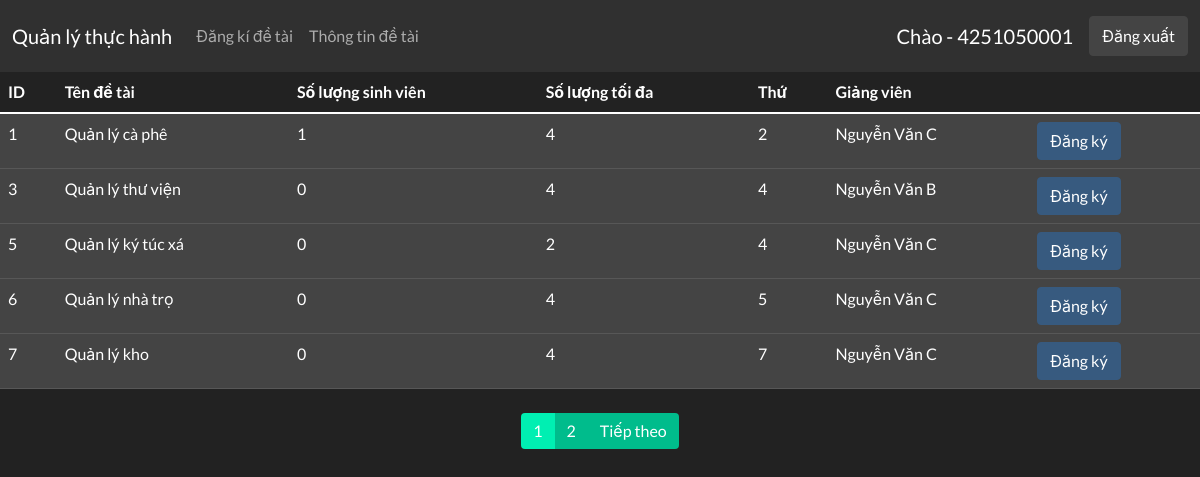
The page /dk_detai.php (signed in) on the database its author committed.
### tables this page shows
CREATE TABLE IF NOT EXISTS `detai` (
  `id` mediumint(9) NOT NULL AUTO_INCREMENT,
  `tendetai` varchar(30) NOT NULL,
  `soluongsv` tinyint(4) NOT NULL,
  `soluongtoida` tinyint(4) NOT NULL,
  `thu` tinyint(4) NOT NULL,
  `magv` varchar(4) NOT NULL,
  PRIMARY KEY (`id`),
  KEY `magv` (`magv`)
);

CREATE TABLE IF NOT EXISTS `giangvien` (
  `magv` varchar(4) NOT NULL,
  `matkhau` text NOT NULL,
  `hoten` varchar(50) NOT NULL,
  `ngaysinh` date NOT NULL,
  `gioitinh` tinyint(1) NOT NULL,
  `quequan` varchar(50) NOT NULL,
  `email` varchar(50) NOT NULL,
  PRIMARY KEY (`magv`)
);

### dk_detai.php (the view, shortened to what this page needs)
<?php
$conn = mysqli_connect('localhost', 'root', '', 'qlthuchanh') or die('Lỗi kết nối');
mysqli_query($conn, "set names 'utf8'");
?>
<!DOCTYPE html>
<html lang="en">
<head>
    <link rel="stylesheet" href="css/bootstrap.css">
</head>
<body>
    <?php include('header.php') ?>
    <table class="table table-hover">
        <thead>
            <tr>
                <th scope="col">ID</th>
                <th scope="col">Tên đề tài</th>
                <th scope="col">Số lượng sinh viên</th>
                <th scope="col">Số lượng tối đa</th>
                <th scope="col">Thứ</th>
                <th scope="col">Giảng viên</th>
                <th scope="col"></th>
            </tr>
        </thead>
        <tbody>
            <?php
            $limit = 5;
            $result = mysqli_query($conn, 'select count(id) as total from detai');
            $row = mysqli_fetch_assoc($result);
            $total_records = $row['total'];
            $current_page = isset($_GET['page']) ? $_GET['page'] : 1;
            $total_page = ceil($total_records / $limit);
            $start = ($current_page - 1) * $limit;
            $result = mysqli_query($conn, "SELECT * FROM detai LIMIT $start, $limit");
            while ($row = mysqli_fetch_assoc($result)) {
                if ($row['soluongsv'] < $row['soluongtoida']) {
                    echo "<tr class='table-secondary'>";
                    echo "<td>" . $row['id'] . "</td>";
                    echo "<td>" . $row['tendetai'] . "</td>";
                    echo "<td>" . $row['soluongsv'] . "</td>";
                    echo "<td>" . $row['soluongtoida'] . "</td>";
                    echo "<td>" . $row['thu'] . "</td>";
                    $query_gv = mysqli_query($conn, "Select * from giangvien where magv= '" . $row['magv'] . "'");
                    $gv = mysqli_fetch_array($query_gv);
                    echo "<td>" . $gv['hoten'] . "</td>";
                    echo "<td><a class='btn btn-primary' href='dk_detai?id=" . $row['id'] . "'>Đăng ký</a></td>";
                    echo "</tr>";
                }
            }
            ?>
        </tbody>
    </table>
    <div class="m-4">
        <nav>
            <ul class="pagination justify-content-center">
                <?php
                for ($i = 1; $i <= $total_page; $i++) {
                    if ($i == $current_page) {
                        echo '<li class="page-item active"><span class="page-link">' . $i . '</span></li>';
                    } else {
                        echo '<li class="page-item"><a class="page-link" href="dk_detai.php?page=' . $i . '">' . $i . '</a></li>';
                    }
                }
                if ($current_page < $total_page && $total_page > 1) {
                    echo '<li class="page-item"><a class="page-link" href="dk_detai.php?page=' . ($current_page + 1) . '">Tiếp theo</a></li>';
                }
                ?>
            </ul>
        </nav>
    </div>
</body>
</html>

### header.php (shortened to what this page needs)
<html xmlns="http://www.w3.org/1999/xhtml">
<body>
    <nav class="navbar navbar-expand-lg navbar-dark bg-dark">
        <div class="container-fluid">
            <a class="navbar-brand" href="<?php echo $_SERVER['PHP_SELF']; ?>">Quản lý thực hành</a>
            <div class="collapse navbar-collapse" id="navbarColor02">
                <ul class="navbar-nav me-auto">
                    <li class="nav-item">
                        <a class="nav-link" href="dk_detai.php">Đăng kí đề tài</a>
                    </li>
                    <li class="nav-item">
                        <a class="nav-link" href="info_detai.php">Thông tin đề tài</a>
                    </li>
                </ul>
                <form class="d-flex" method="POST">
                    <a class="navbar-brand" href="info.php">Chào - <?php echo $_SESSION['username'] ?></a>
                    <input name="logout" class="btn btn-secondary my-2 my-sm-0" type="submit" value="Đăng xuất">
                </form>
            </div>
        </div>
    </nav>
</body>
</html>

### rows shown on the page
detai: id "1", tendetai "Quản lý cà phê", soluongsv "1", soluongtoida "4", thu "2", magv.hoten "Nguyễn Văn C"
detai: id "3", tendetai "Quản lý thư viện", soluongsv "0", soluongtoida "4", thu "4", magv.hoten "Nguyễn Văn B"
detai: id "5", tendetai "Quản lý ký túc xá", soluongsv "0", soluongtoida "2", thu "4", magv.hoten "Nguyễn Văn C"
detai: id "6", tendetai "Quản lý nhà trọ", soluongsv "0", soluongtoida "4", thu "5", magv.hoten "Nguyễn Văn C"
detai: id "7", tendetai "Quản lý kho", soluongsv "0", soluongtoida "4", thu "7", magv.hoten "Nguyễn Văn C"

### other values the page prints
$_SESSION['username'] "4251050001"
